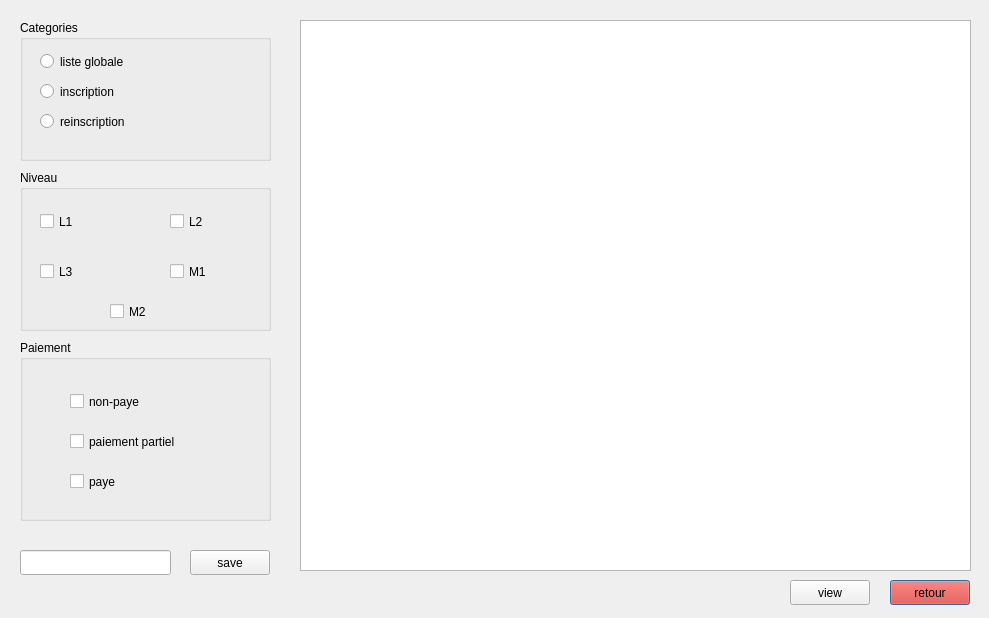
<?xml version="1.0" encoding="UTF-8"?>
<ui version="4.0">
 <class>liste_generale</class>
 <widget class="QDialog" name="liste_generale">
  <property name="geometry">
   <rect>
    <x>0</x>
    <y>0</y>
    <width>989</width>
    <height>618</height>
   </rect>
  </property>
  <property name="windowTitle">
   <string>Dialog</string>
  </property>
  <widget class="QLineEdit" name="filename">
   <property name="geometry">
    <rect>
     <x>20</x>
     <y>550</y>
     <width>151</width>
     <height>25</height>
    </rect>
   </property>
  </widget>
  <widget class="QGroupBox" name="groupBox">
   <property name="geometry">
    <rect>
     <x>20</x>
     <y>170</y>
     <width>251</width>
     <height>161</height>
    </rect>
   </property>
   <property name="title">
    <string>Niveau</string>
   </property>
   <widget class="QCheckBox" name="L1">
    <property name="geometry">
     <rect>
      <x>20</x>
      <y>40</y>
      <width>87</width>
      <height>23</height>
     </rect>
    </property>
    <property name="text">
     <string>L1</string>
    </property>
   </widget>
   <widget class="QCheckBox" name="L3">
    <property name="geometry">
     <rect>
      <x>20</x>
      <y>90</y>
      <width>87</width>
      <height>23</height>
     </rect>
    </property>
    <property name="text">
     <string>L3</string>
    </property>
   </widget>
   <widget class="QCheckBox" name="L2">
    <property name="geometry">
     <rect>
      <x>150</x>
      <y>40</y>
      <width>87</width>
      <height>23</height>
     </rect>
    </property>
    <property name="text">
     <string>L2</string>
    </property>
   </widget>
   <widget class="QCheckBox" name="M1">
    <property name="geometry">
     <rect>
      <x>90</x>
      <y>130</y>
      <width>87</width>
      <height>23</height>
     </rect>
    </property>
    <property name="text">
     <string>M2</string>
    </property>
   </widget>
   <widget class="QCheckBox" name="M2">
    <property name="geometry">
     <rect>
      <x>150</x>
      <y>90</y>
      <width>87</width>
      <height>23</height>
     </rect>
    </property>
    <property name="text">
     <string>M1</string>
    </property>
   </widget>
  </widget>
  <widget class="QPushButton" name="logout">
   <property name="geometry">
    <rect>
     <x>890</x>
     <y>580</y>
     <width>80</width>
     <height>25</height>
    </rect>
   </property>
   <property name="styleSheet">
    <string notr="true">background-color: rgb(255, 21, 0);
color:balck;</string>
   </property>
   <property name="text">
    <string>retour</string>
   </property>
  </widget>
  <widget class="QGroupBox" name="groupBox_2">
   <property name="geometry">
    <rect>
     <x>20</x>
     <y>340</y>
     <width>251</width>
     <height>181</height>
    </rect>
   </property>
   <property name="title">
    <string>Paiement</string>
   </property>
   <widget class="QCheckBox" name="non_paye">
    <property name="geometry">
     <rect>
      <x>50</x>
      <y>50</y>
      <width>87</width>
      <height>23</height>
     </rect>
    </property>
    <property name="text">
     <string>non-paye</string>
    </property>
   </widget>
   <widget class="QCheckBox" name="partiel">
    <property name="geometry">
     <rect>
      <x>50</x>
      <y>90</y>
      <width>131</width>
      <height>23</height>
     </rect>
    </property>
    <property name="text">
     <string>paiement partiel</string>
    </property>
   </widget>
   <widget class="QCheckBox" name="paye">
    <property name="geometry">
     <rect>
      <x>50</x>
      <y>130</y>
      <width>87</width>
      <height>23</height>
     </rect>
    </property>
    <property name="text">
     <string>paye</string>
    </property>
   </widget>
  </widget>
  <widget class="QPushButton" name="view">
   <property name="geometry">
    <rect>
     <x>790</x>
     <y>580</y>
     <width>80</width>
     <height>25</height>
    </rect>
   </property>
   <property name="text">
    <string>view</string>
   </property>
  </widget>
  <widget class="QPushButton" name="save">
   <property name="geometry">
    <rect>
     <x>190</x>
     <y>550</y>
     <width>80</width>
     <height>25</height>
    </rect>
   </property>
   <property name="text">
    <string>save</string>
   </property>
  </widget>
  <widget class="QTableView" name="vue">
   <property name="geometry">
    <rect>
     <x>300</x>
     <y>20</y>
     <width>671</width>
     <height>551</height>
    </rect>
   </property>
  </widget>
  <widget class="QGroupBox" name="groupBox_3">
   <property name="geometry">
    <rect>
     <x>20</x>
     <y>20</y>
     <width>251</width>
     <height>141</height>
    </rect>
   </property>
   <property name="title">
    <string>Categories</string>
   </property>
   <widget class="QRadioButton" name="radioButton_listGen">
    <property name="geometry">
     <rect>
      <x>20</x>
      <y>30</y>
      <width>104</width>
      <height>23</height>
     </rect>
    </property>
    <property name="text">
     <string>liste globale</string>
    </property>
   </widget>
   <widget class="QRadioButton" name="radioButton_inscription">
    <property name="geometry">
     <rect>
      <x>20</x>
      <y>60</y>
      <width>104</width>
      <height>23</height>
     </rect>
    </property>
    <property name="text">
     <string>inscription</string>
    </property>
   </widget>
   <widget class="QRadioButton" name="radioButton_reinscription">
    <property name="geometry">
     <rect>
      <x>20</x>
      <y>90</y>
      <width>104</width>
      <height>23</height>
     </rect>
    </property>
    <property name="cursor">
     <cursorShape>PointingHandCursor</cursorShape>
    </property>
    <property name="text">
     <string>reinscription</string>
    </property>
   </widget>
  </widget>
 </widget>
 <resources/>
 <connections/>
</ui>
